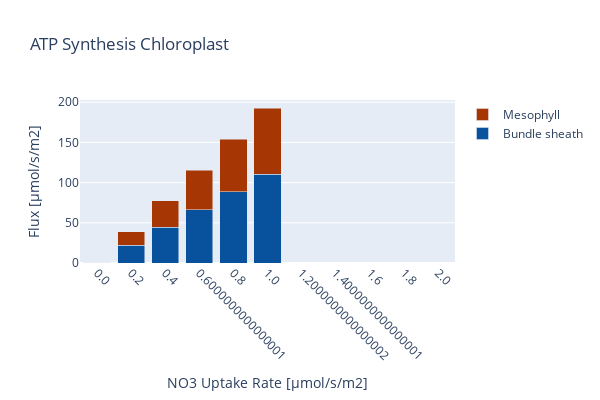

Notebook cell for this chart:
### Code cell
create_bar_plot_met(D_fba, D_exp,
                    {'[M]_ATPase_h':'Mesophyll','[B]_ATPase_h': 'Bundle sheath'},'ATP_h',
                    'ATP Synthesis Chloroplast', xaxis_title, c3_model,
                    stacked = True, save_fig=save_fig)

### Figure 1 — Plotly figure (JSON) as saved in the notebook; plotly's stock layout.template omitted (floating-point values rounded to 4 significant figures)
{"data": [{"marker": {"color": "rgb(8,81,156)"}, "name": "Bundle sheath", "type": "bar", "x": ["0.0", "0.2", "0.4", "0.6000000000000001", "0.8", "1.0", "1.2000000000000002", "1.4000000000000001", "1.6", "1.8", "2.0"], "y": [0.1527, 22.19, 44.3, 66.4, 88.51, 110.6, 0, 0, 0, 0, 0]}, {"marker": {"color": "rgb(166,54,3)"}, "name": "Mesophyll", "type": "bar", "x": ["0.0", "0.2", "0.4", "0.6000000000000001", "0.8", "1.0", "1.2000000000000002", "1.4000000000000001", "1.6", "1.8", "2.0"], "y": [0.1527, 16.53, 32.89, 49.26, 65.62, 81.98, 0, 0, 0, 0, 0]}], "layout": {"barmode": "stack", "height": 400, "margin": {"b": 100}, "title": {"text": "ATP Synthesis Chloroplast"}, "width": 600, "xaxis": {"tickangle": 45, "title": {"text": "NO3 Uptake Rate [µmol/s/m2]"}}, "yaxis": {"autorange": true, "title": {"text": "Flux [µmol/s/m2]"}}}}
